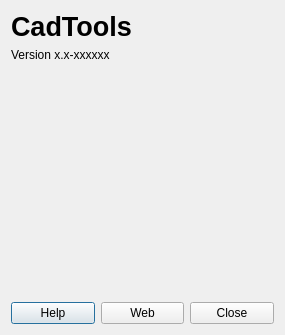
<?xml version="1.0" encoding="UTF-8"?>
<ui version="4.0">
 <class>CadToolsAbout</class>
 <widget class="QDialog" name="CadToolsAbout">
  <property name="geometry">
   <rect>
    <x>0</x>
    <y>0</y>
    <width>285</width>
    <height>335</height>
   </rect>
  </property>
  <property name="windowTitle">
   <string>CadTools About</string>
  </property>
  <layout class="QGridLayout">
   <item row="2" column="0" colspan="3">
    <widget class="QTextEdit" name="txtAbout">
     <property name="palette">
      <palette>
       <active>
        <colorrole role="Base">
         <brush brushstyle="SolidPattern">
          <color alpha="0">
           <red>0</red>
           <green>0</green>
           <blue>0</blue>
          </color>
         </brush>
        </colorrole>
       </active>
       <inactive>
        <colorrole role="Base">
         <brush brushstyle="SolidPattern">
          <color alpha="0">
           <red>0</red>
           <green>0</green>
           <blue>0</blue>
          </color>
         </brush>
        </colorrole>
       </inactive>
       <disabled>
        <colorrole role="Base">
         <brush brushstyle="SolidPattern">
          <color alpha="255">
           <red>255</red>
           <green>255</green>
           <blue>255</blue>
          </color>
         </brush>
        </colorrole>
       </disabled>
      </palette>
     </property>
     <property name="autoFillBackground">
      <bool>true</bool>
     </property>
     <property name="frameShape">
      <enum>QFrame::NoFrame</enum>
     </property>
     <property name="frameShadow">
      <enum>QFrame::Plain</enum>
     </property>
     <property name="readOnly">
      <bool>true</bool>
     </property>
     <property name="html">
      <string>&lt;!DOCTYPE HTML PUBLIC &quot;-//W3C//DTD HTML 4.0//EN&quot; &quot;http://www.w3.org/TR/REC-html40/strict.dtd&quot;&gt;
&lt;html&gt;&lt;head&gt;&lt;meta name=&quot;qrichtext&quot; content=&quot;1&quot; /&gt;&lt;style type=&quot;text/css&quot;&gt;
p, li { white-space: pre-wrap; }
&lt;/style&gt;&lt;/head&gt;&lt;body style=&quot; font-family:'Bitstream Vera Sans'; font-size:10pt; font-weight:400; font-style:normal;&quot;&gt;
&lt;p style=&quot;-qt-paragraph-type:empty; margin-top:0px; margin-bottom:0px; margin-left:0px; margin-right:0px; -qt-block-indent:0; text-indent:0px; font-family:'Sans Serif'; font-size:9pt;&quot;&gt;&lt;/p&gt;&lt;/body&gt;&lt;/html&gt;</string>
     </property>
    </widget>
   </item>
   <item row="3" column="1">
    <spacer>
     <property name="orientation">
      <enum>Qt::Vertical</enum>
     </property>
     <property name="sizeHint" stdset="0">
      <size>
       <width>20</width>
       <height>40</height>
      </size>
     </property>
    </spacer>
   </item>
   <item row="4" column="0">
    <widget class="QPushButton" name="btnHelp">
     <property name="text">
      <string>Help</string>
     </property>
    </widget>
   </item>
   <item row="4" column="2">
    <widget class="QPushButton" name="btnClose">
     <property name="text">
      <string>Close</string>
     </property>
    </widget>
   </item>
   <item row="4" column="1">
    <widget class="QPushButton" name="btnWeb">
     <property name="text">
      <string>Web</string>
     </property>
    </widget>
   </item>
   <item row="1" column="0" colspan="2">
    <widget class="QLabel" name="lblVersion">
     <property name="text">
      <string>Version x.x-xxxxxx</string>
     </property>
    </widget>
   </item>
   <item row="0" column="0" colspan="2">
    <widget class="QLabel" name="lblTitle">
     <property name="font">
      <font>
       <pointsize>20</pointsize>
       <weight>75</weight>
       <bold>true</bold>
      </font>
     </property>
     <property name="text">
      <string>CadTools</string>
     </property>
     <property name="textFormat">
      <enum>Qt::RichText</enum>
     </property>
    </widget>
   </item>
  </layout>
 </widget>
 <resources/>
 <connections>
  <connection>
   <sender>btnClose</sender>
   <signal>clicked()</signal>
   <receiver>CadToolsAbout</receiver>
   <slot>reject()</slot>
   <hints>
    <hint type="sourcelabel">
     <x>325</x>
     <y>279</y>
    </hint>
    <hint type="destinationlabel">
     <x>267</x>
     <y>266</y>
    </hint>
   </hints>
  </connection>
 </connections>
</ui>
